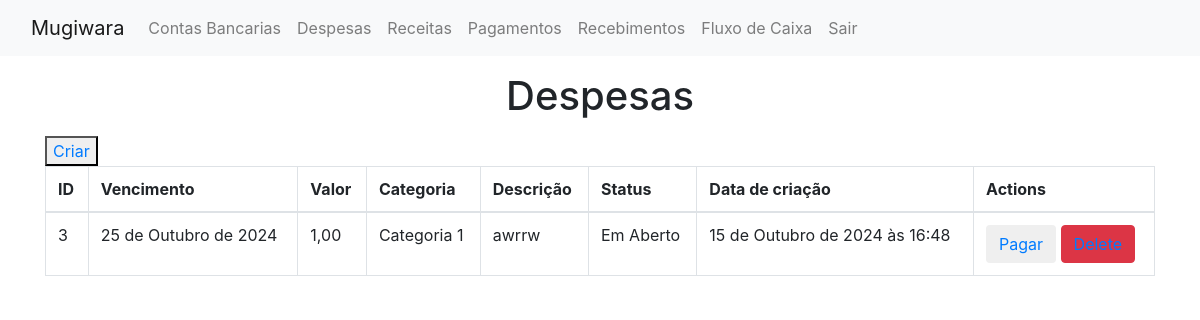
The app's page /show_despesa/, older data.
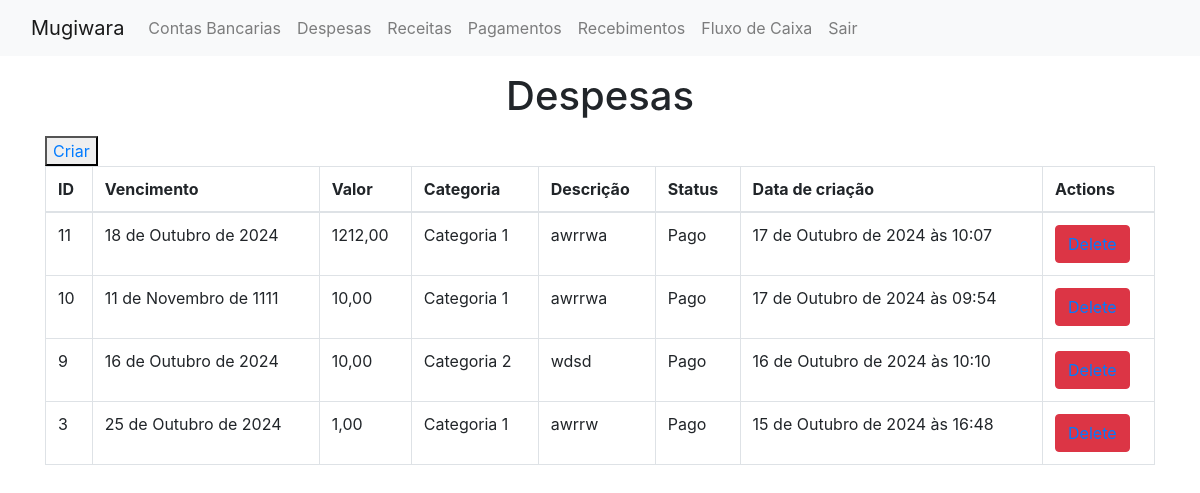
The same page, newer data.
### mugiwara/models/despesa.py (models this page shows, shortened)
class despesa(models.Model):
    class status_choices(models.IntegerChoices):
        ABERTO = 1, "Em Aberto"
        PAGO = 2, "Pago"
    class categoria_choices(models.IntegerChoices):
        C1 = 1, "Categoria 1"
        C2 = 2, "Categoria 2"
        C3 = 3, "Categoria 3"
        C4 = 4, "Categoria 4"
    descricao = models.TextField()
    data_vencimento = models.DateField(auto_now=False, auto_now_add=False)
    valor = models.DecimalField(decimal_places=2, max_digits=9)
    categoria = models.IntegerField(
        choices = categoria_choices,
        default = categoria_choices.C1
    )
    status = models.IntegerField(
        choices = status_choices,
        default = status_choices.ABERTO
    )
    created_at = models.DateTimeField(auto_now_add=True, auto_created=True)
    class Meta:
        ordering = ['-created_at']

### mugiwara/views.py (the view)
# urls.py: path('show_despesa/', views.showDespesaView, name='show_despesa'),
def showDespesaView(request):
    despesas = despesa.objects.all()
    context = {
        'despesas': despesas
    }
    return render(request, 'mugiwara/show_despesa.html', context)

### mugiwara/templates/mugiwara/show_despesa.html (shortened to what this page needs)
{% extends 'layout.html' %}
{% block content %}
<div class="container">
<h1 class="text-center mt-3 mb-3">Despesas</h1>
<button><a href="{% url 'despesa' %}">Criar</a></button>
<table class="table table-bordered">
   <thead>
     <tr>
       <th scope="col">ID</th>
       <th scope="col">Vencimento</th>
       <th scope="col">Valor</th>
       <th scope="col">Categoria</th>
       <th scope="col">Descrição</th>
       <th scope="col">Status</th>
       <th scope="col">Data de criação</th>
       <th scope="col">Actions</th>
     </tr>
   </thead>
   <tbody>
   {% for despesa in despesas %}
     <tr>
       <td>{{despesa.id}}</td>
       <td>{{despesa.data_vencimento}}</td>
       <td>{{despesa.valor}}</td>
       <td>{{despesa.get_categoria_display}}</td>
       <td>{{despesa.descricao}}</td>
       <td>{{despesa.get_status_display}}</td>
       <td>{{despesa.created_at}}</td>
       <td>
          {% if despesa.status == 1 %}
            <button class="btn"><a href="{% url 'pagamento' despesa.id %}">Pagar</a></button>
          {% endif %}
           <button class="btn btn-danger"><a href="{% url 'delete_despesa' despesa.id %}">Delete</a></button>
       </td>
     </tr>
   {% endfor %}
   </tbody>
 </table>
</div>
{% endblock %}

Row changes from the older to the newer data that the page shows:
added despesa: id "11", data_vencimento "18 de Outubro de 2024", valor "1212,00", categoria "Categoria 1", descricao "awrrwa", status "Pago", created_at "17 de Outubro de 2024 às 10:07"
added despesa: id "10", data_vencimento "11 de Novembro de 1111", valor "10,00", categoria "Categoria 1", descricao "awrrwa", status "Pago", created_at "17 de Outubro de 2024 às 09:54"
added despesa: id "9", data_vencimento "16 de Outubro de 2024", valor "10,00", categoria "Categoria 2", descricao "wdsd", status "Pago", created_at "16 de Outubro de 2024 às 10:10"
changed despesa "25 de Outubro de 2024": status "Em Aberto" → "Pago"; no longer shows "Pagar"
